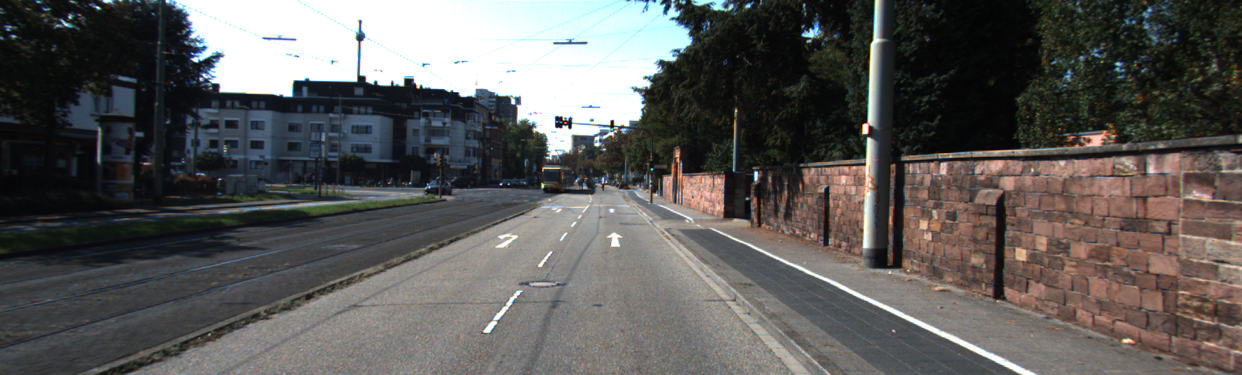
#> input picture um_000002.png, 1242 x 375 px
$ python dene.py
#> lines starting #> are read from the running program, lines starting #| are printed output that depends on the picture; after the words box and inside, x2 and y2 are one past the last pixel; in counts of white or black regions, pixels touching at a corner belong together
import numpy as np
import cv2

# Load an color image in grayscale
img = cv2.imread('um_000002.png')
#> img is the input picture: shape (375, 1242, 3); mean B, G, R 88.8, 90.6, 92.1

def region_of_interest(img, vertices):
    #defining a blank mask to start with
    mask = np.zeros_like(img)

    #defining a 3 channel or 1 channel color to fill the mask with depending on the input image
    if len(img.shape) > 2:
        channel_count = img.shape[2]  # i.e. 3 or 4 depending on your image
        ignore_mask_color = (255,) * channel_count
    else:
        ignore_mask_color = 255

    #filling pixels inside the polygon defined by "vertices" with the fill color
    cv2.fillPoly(mask, vertices, ignore_mask_color)

    #returning the image only where mask pixels are nonzero
    masked_image = cv2.bitwise_and(img, mask)
    return masked_image

def draw_lines(img, lines, color=[255, 0, 0], thickness=2):
    for line in lines:
        for x1,y1,x2,y2 in line:
            cv2.line(img, (x1, y1), (x2, y2), color, thickness)

def hough_lines(img, rho, theta, threshold, min_line_len, max_line_gap):
    """
    `img` should be the output of a Canny transform.

    Returns an image with hough lines drawn.
    """
    lines = cv2.HoughLinesP(img, rho, theta, threshold, np.array([]), minLineLength=min_line_len, maxLineGap=max_line_gap)
    line_img = np.zeros((img.shape[0], img.shape[1], 3), dtype=np.uint8)
    draw_lines(line_img, lines)
    return line_img


# Grayscale and hsv color space versions of the image
gray_image = cv2.cvtColor(img, cv2.COLOR_BGR2GRAY)
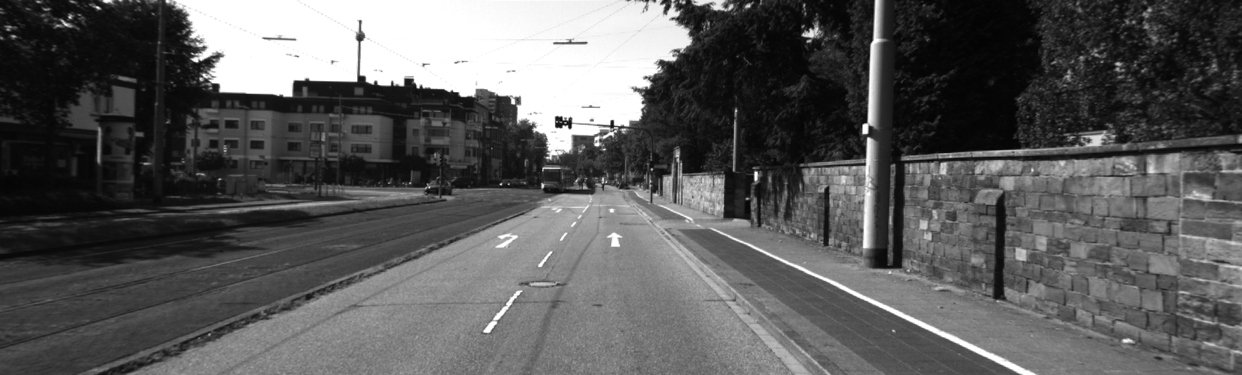
#> gray_image: shape (375, 1242); min 3, max 255, mean 90.9
img_hsv = cv2.cvtColor(img, cv2.COLOR_BGR2HSV)
#> img_hsv: shape (375, 1242, 3); mean H, S, V 63.4, 56.1, 99.4

#choose only regions that are yellow and white since lines are
# made up of these colors
lower_yellow = np.array([20, 100, 100], dtype = "uint8")
upper_yellow = np.array([30, 255, 255], dtype= "uint8")
mask_yellow = cv2.inRange(img_hsv, lower_yellow, upper_yellow)
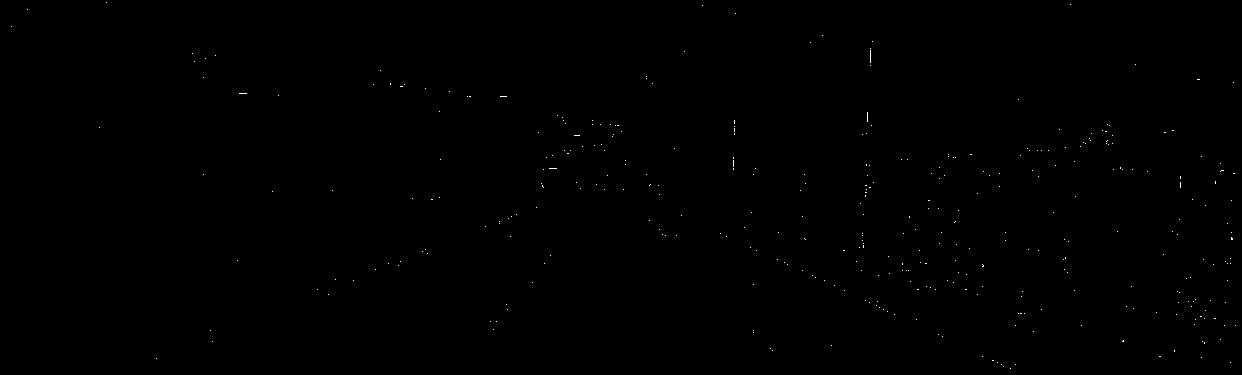
#> mask_yellow: shape (375, 1242); 0.11% white in thin lines or dots
mask_white = cv2.inRange(gray_image, 200, 255)
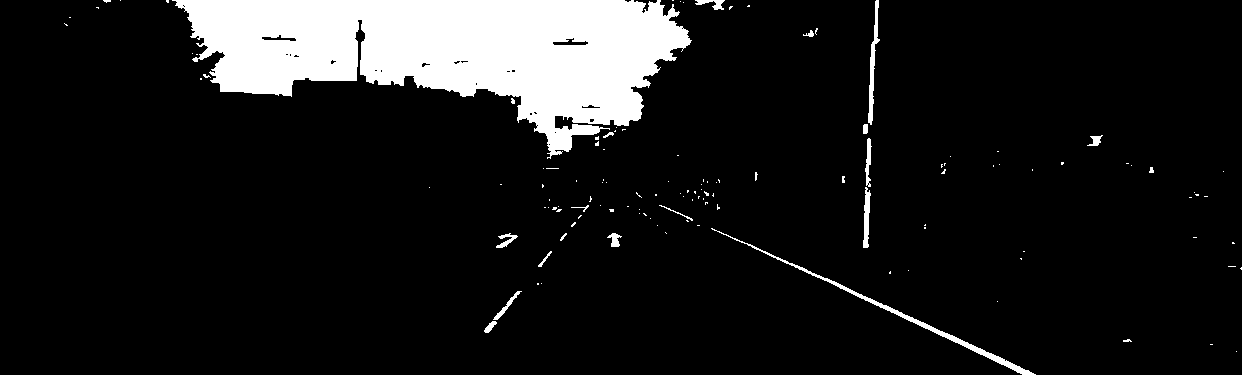
#> mask_white: shape (375, 1242); 10.6% white; 126 white regions (107 under 20 px), largest, box (x1, y1, x2, y2) and area: (172, 0, 692, 159) 45695, (711, 228, 1036, 375) 1327, (868, 0, 880, 125) 517
mask_yw = cv2.bitwise_or(mask_white, mask_yellow)
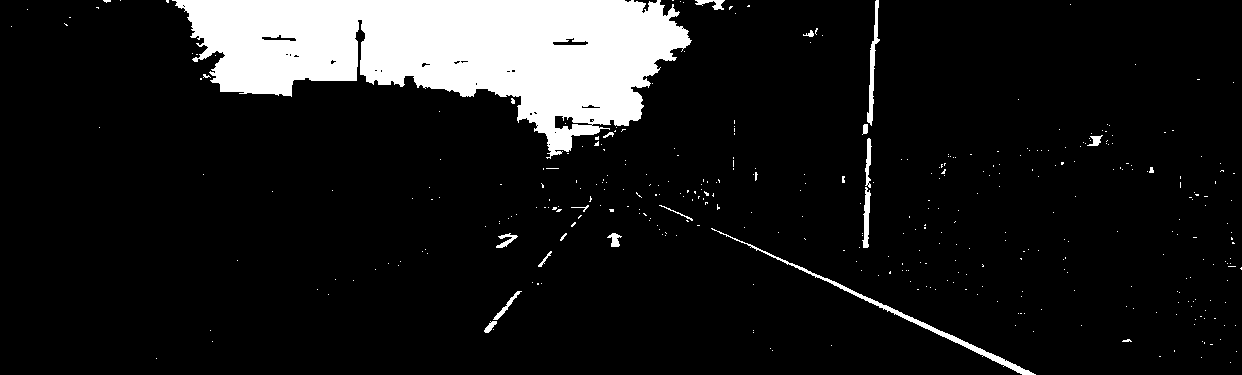
#> mask_yw: shape (375, 1242); 10.7% white; 384 white regions (364 under 20 px), largest, box (x1, y1, x2, y2) and area: (172, 0, 692, 159) 45739, (711, 228, 1036, 375) 1345, (867, 0, 880, 126) 537
mask_yw_image = cv2.bitwise_and(gray_image, mask_yw)

# Gaussian blurring to the masked image in order to reduce
# noise in the output of Canny edge detector
kernel_size = 5
gauss_gray = cv2.GaussianBlur(mask_yw_image,(kernel_size,kernel_size),0)

# Edges found using Canny edge detector
low_threshold = 50
high_threshold = 150
canny_edges = cv2.Canny(gauss_gray,low_threshold,high_threshold)
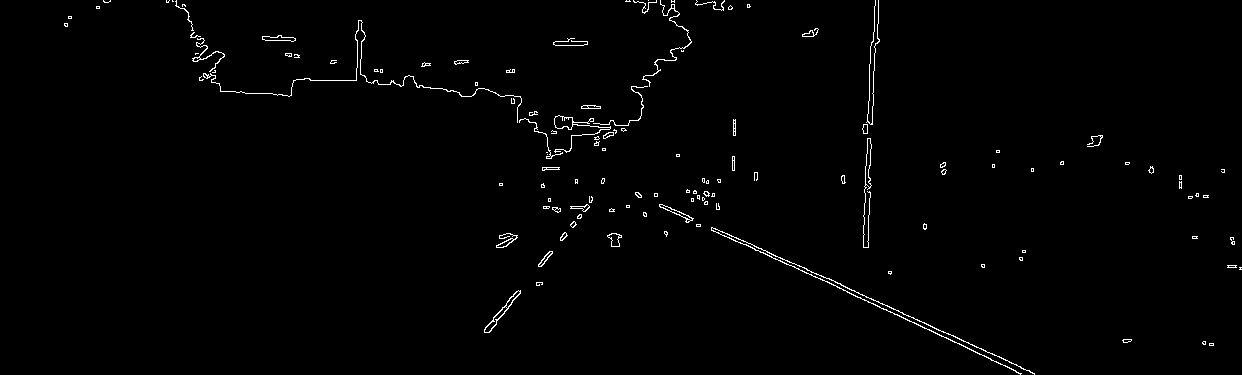
#> canny_edges: shape (375, 1242); 1.1% white in thin lines or dots

imshape = img.shape
#> imshape = (375, 1242, 3)
lower_left = [imshape[1]/9,imshape[0]]
#> lower_left = [138, 375]
lower_right = [imshape[1]-imshape[1]/9,imshape[0]]
#> lower_right = [1104, 375]
top_left = [imshape[1]/2-imshape[1]/8,imshape[0]*5/10]
#> top_left = [465.8, 187.5]
top_right = [imshape[1]/2+imshape[1]/8,imshape[0]*5/10]
#> top_right = [776.2, 187.5]
vertices = [np.array([lower_left,top_left,top_right,lower_right],dtype=np.int32)]
roi_image = region_of_interest(canny_edges, vertices)
#> in region_of_interest, `cv2.fillPoly(mask, vertices, ignore_mask_color)`:
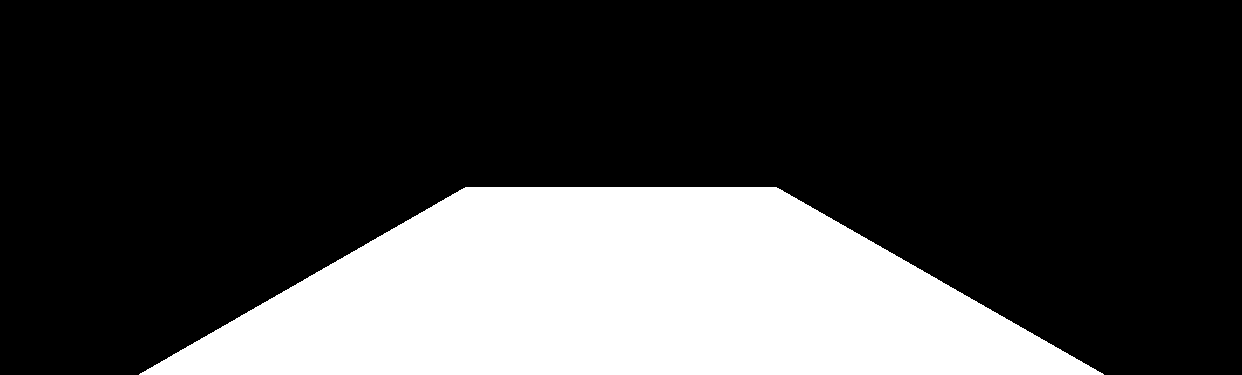
#> mask: shape (375, 1242); 25.8% white; 1 white region, box (x1, y1, x2, y2) and area: (139, 187, 1104, 375) 120177
#> in region_of_interest, `masked_image = cv2.bitwise_and(img, mask)`:
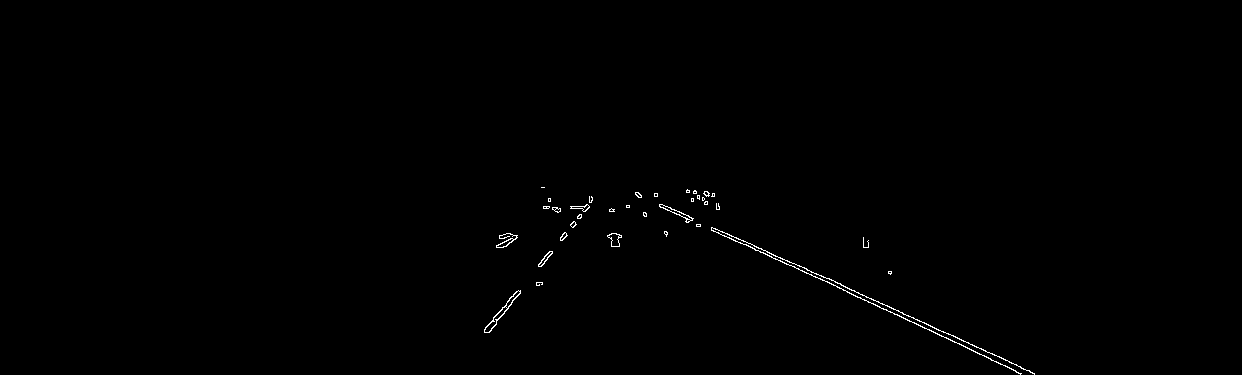
#> masked_image: shape (375, 1242); 0.38% white in thin lines or dots, all inside (x1, y1, x2, y2) = (484, 187, 1035, 375)

#rho and theta are the distance and angular resolution of the grid in Hough space
#same values as quiz
rho = 1
theta = np.pi/180
#threshold is minimum number of intersections in a grid for candidate line to go to output
threshold = 40
min_line_len = 50
max_line_gap = 200

line_image = hough_lines(roi_image, rho, theta, threshold, min_line_len, max_line_gap)
#> in hough_lines, `lines = cv2.HoughLinesP(img, rho, theta, threshold, np.array([]), minL..`: lines = [[635, 192, 1005, 365], [635, 193, 1021, 373], [640, 195, 957, 337], [635, 194, 1029, 370], [489, 332, 591, 197], [662, 204, 854, 290], [484, 329, 592, 200], [638, 196, 755, 250], [486, 332, 586, 209], [488, 332, 589, 207]]
#> the loop in draw_lines, `for line in lines:` made 10 passes
result = cv2.addWeighted(img, 1, line_image, 2, 0)

cv2.imshow('image',result)
cv2.waitKey(0)
cv2.destroyAllWindows()


# YERINI BIL
